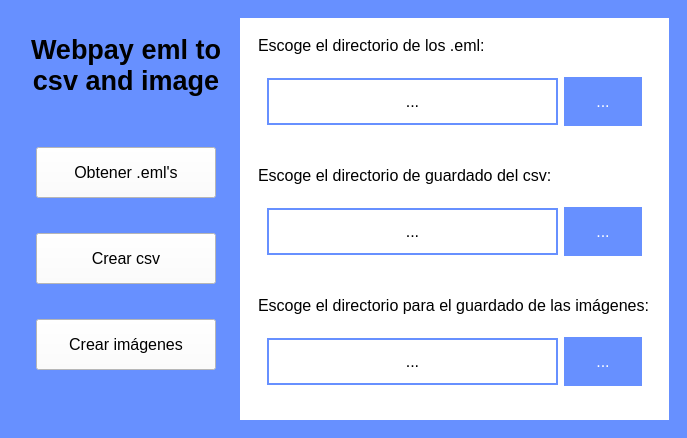
<?xml version="1.0" encoding="UTF-8"?>
<ui version="4.0">
 <class>MainWindow</class>
 <widget class="QMainWindow" name="MainWindow">
  <property name="geometry">
   <rect>
    <x>0</x>
    <y>0</y>
    <width>687</width>
    <height>438</height>
   </rect>
  </property>
  <property name="sizePolicy">
   <sizepolicy hsizetype="Minimum" vsizetype="Preferred">
    <horstretch>0</horstretch>
    <verstretch>0</verstretch>
   </sizepolicy>
  </property>
  <property name="windowTitle">
   <string>Webpay eml converter</string>
  </property>
  <property name="windowOpacity">
   <double>1.000000000000000</double>
  </property>
  <property name="styleSheet">
   <string notr="true">background-color: rgb(103, 144, 255);</string>
  </property>
  <widget class="QWidget" name="centralwidget">
   <layout class="QHBoxLayout" name="horizontalLayout_3">
    <item>
     <widget class="QWidget" name="widget_2" native="true">
      <property name="sizePolicy">
       <sizepolicy hsizetype="Preferred" vsizetype="Preferred">
        <horstretch>1</horstretch>
        <verstretch>1</verstretch>
       </sizepolicy>
      </property>
      <layout class="QHBoxLayout" name="horizontalLayout">
       <item>
        <widget class="QWidget" name="widget_izquierda" native="true">
         <property name="sizePolicy">
          <sizepolicy hsizetype="Preferred" vsizetype="Preferred">
           <horstretch>1</horstretch>
           <verstretch>0</verstretch>
          </sizepolicy>
         </property>
         <layout class="QVBoxLayout" name="verticalLayout">
          <item>
           <widget class="QLabel" name="titulo">
            <property name="sizePolicy">
             <sizepolicy hsizetype="Preferred" vsizetype="Preferred">
              <horstretch>0</horstretch>
              <verstretch>2</verstretch>
             </sizepolicy>
            </property>
            <property name="font">
             <font>
              <pointsize>20</pointsize>
              <weight>75</weight>
              <bold>true</bold>
             </font>
            </property>
            <property name="text">
             <string>Webpay eml to
csv and image</string>
            </property>
            <property name="alignment">
             <set>Qt::AlignCenter</set>
            </property>
           </widget>
          </item>
          <item>
           <widget class="QWidget" name="widget_4" native="true">
            <property name="sizePolicy">
             <sizepolicy hsizetype="Preferred" vsizetype="Preferred">
              <horstretch>0</horstretch>
              <verstretch>8</verstretch>
             </sizepolicy>
            </property>
            <layout class="QVBoxLayout" name="verticalLayout_2">
             <item>
              <widget class="QPushButton" name="boton_obtener_eml">
               <property name="styleSheet">
                <string notr="true">background-color: rgb(255, 255, 255);
  color: white;
  padding: 15px 32px;
  text-align: center;
  text-decoration: none;
  font-size: 16px;
 color: rgb(0, 0, 0);
</string>
               </property>
               <property name="text">
                <string>Obtener .eml's</string>
               </property>
              </widget>
             </item>
             <item>
              <widget class="QPushButton" name="boton_crear_csv">
               <property name="styleSheet">
                <string notr="true">background-color: rgb(255, 255, 255);
  color: white;
  padding: 15px 32px;
  text-align: center;
  text-decoration: none;
  font-size: 16px;
 color: rgb(0, 0, 0);
</string>
               </property>
               <property name="text">
                <string>Crear csv</string>
               </property>
              </widget>
             </item>
             <item>
              <widget class="QPushButton" name="boton_crear_img">
               <property name="styleSheet">
                <string notr="true">background-color: rgb(255, 255, 255);
  color: white;
  padding: 15px 32px;
  text-align: center;
  text-decoration: none;
  font-size: 16px;
 color: rgb(0, 0, 0);
</string>
               </property>
               <property name="text">
                <string>Crear imágenes</string>
               </property>
              </widget>
             </item>
            </layout>
           </widget>
          </item>
         </layout>
        </widget>
       </item>
       <item>
        <widget class="QWidget" name="widget_derecha" native="true">
         <property name="sizePolicy">
          <sizepolicy hsizetype="Preferred" vsizetype="Preferred">
           <horstretch>2</horstretch>
           <verstretch>0</verstretch>
          </sizepolicy>
         </property>
         <property name="styleSheet">
          <string notr="true">background-color: rgb(255, 255, 255);</string>
         </property>
         <layout class="QVBoxLayout" name="verticalLayout_3">
          <item>
           <widget class="QWidget" name="widget_eml" native="true">
            <layout class="QVBoxLayout" name="verticalLayout_5">
             <item>
              <widget class="QLabel" name="label_2">
               <property name="sizePolicy">
                <sizepolicy hsizetype="Preferred" vsizetype="Preferred">
                 <horstretch>0</horstretch>
                 <verstretch>3</verstretch>
                </sizepolicy>
               </property>
               <property name="styleSheet">
                <string notr="true">  font-size: 16px;</string>
               </property>
               <property name="text">
                <string>Escoge el directorio de los .eml:</string>
               </property>
              </widget>
             </item>
             <item>
              <widget class="QWidget" name="widget_6" native="true">
               <property name="sizePolicy">
                <sizepolicy hsizetype="Preferred" vsizetype="Preferred">
                 <horstretch>0</horstretch>
                 <verstretch>8</verstretch>
                </sizepolicy>
               </property>
               <layout class="QHBoxLayout" name="horizontalLayout_4">
                <item>
                 <widget class="QLabel" name="label_directorio_eml">
                  <property name="sizePolicy">
                   <sizepolicy hsizetype="Preferred" vsizetype="Preferred">
                    <horstretch>8</horstretch>
                    <verstretch>0</verstretch>
                   </sizepolicy>
                  </property>
                  <property name="maximumSize">
                   <size>
                    <width>16777215</width>
                    <height>66</height>
                   </size>
                  </property>
                  <property name="autoFillBackground">
                   <bool>false</bool>
                  </property>
                  <property name="styleSheet">
                   <string notr="true">width: 100%;
  padding: 12px 20px;
  margin: 8px 0;
border: 2px solid rgb(103, 144, 255);
  font-size: 16px;
</string>
                  </property>
                  <property name="text">
                   <string>...</string>
                  </property>
                  <property name="alignment">
                   <set>Qt::AlignCenter</set>
                  </property>
                 </widget>
                </item>
                <item>
                 <widget class="QPushButton" name="boton_directorio_eml">
                  <property name="sizePolicy">
                   <sizepolicy hsizetype="Minimum" vsizetype="Fixed">
                    <horstretch>1</horstretch>
                    <verstretch>0</verstretch>
                   </sizepolicy>
                  </property>
                  <property name="styleSheet">
                   <string notr="true">background-color: rgb(103, 144, 255);
  border: none;
  color: white;
  padding: 15px 32px;
  text-align: center;
  text-decoration: none;
  font-size: 16px;
</string>
                  </property>
                  <property name="text">
                   <string>...</string>
                  </property>
                 </widget>
                </item>
               </layout>
              </widget>
             </item>
            </layout>
           </widget>
          </item>
          <item>
           <widget class="QWidget" name="widget_csv" native="true">
            <layout class="QVBoxLayout" name="verticalLayout_6">
             <item>
              <widget class="QLabel" name="label_3">
               <property name="sizePolicy">
                <sizepolicy hsizetype="Preferred" vsizetype="Preferred">
                 <horstretch>0</horstretch>
                 <verstretch>3</verstretch>
                </sizepolicy>
               </property>
               <property name="styleSheet">
                <string notr="true">  font-size: 16px;</string>
               </property>
               <property name="text">
                <string>Escoge el directorio de guardado del csv:</string>
               </property>
              </widget>
             </item>
             <item>
              <widget class="QWidget" name="widget_10" native="true">
               <property name="sizePolicy">
                <sizepolicy hsizetype="Preferred" vsizetype="Preferred">
                 <horstretch>0</horstretch>
                 <verstretch>7</verstretch>
                </sizepolicy>
               </property>
               <layout class="QHBoxLayout" name="horizontalLayout_5">
                <item>
                 <widget class="QLabel" name="label_directorio_csv">
                  <property name="sizePolicy">
                   <sizepolicy hsizetype="Preferred" vsizetype="Preferred">
                    <horstretch>8</horstretch>
                    <verstretch>0</verstretch>
                   </sizepolicy>
                  </property>
                  <property name="maximumSize">
                   <size>
                    <width>16777215</width>
                    <height>66</height>
                   </size>
                  </property>
                  <property name="autoFillBackground">
                   <bool>false</bool>
                  </property>
                  <property name="styleSheet">
                   <string notr="true">width: 100%;
  padding: 12px 20px;
  margin: 8px 0;
border: 2px solid rgb(103, 144, 255);
  font-size: 16px;
</string>
                  </property>
                  <property name="text">
                   <string>...</string>
                  </property>
                  <property name="alignment">
                   <set>Qt::AlignCenter</set>
                  </property>
                 </widget>
                </item>
                <item>
                 <widget class="QPushButton" name="boton_directorio_csv">
                  <property name="sizePolicy">
                   <sizepolicy hsizetype="Minimum" vsizetype="Fixed">
                    <horstretch>1</horstretch>
                    <verstretch>0</verstretch>
                   </sizepolicy>
                  </property>
                  <property name="styleSheet">
                   <string notr="true">background-color: rgb(103, 144, 255);
  border: none;
  color: white;
  padding: 15px 32px;
  text-align: center;
  text-decoration: none;
  font-size: 16px;
</string>
                  </property>
                  <property name="text">
                   <string>...</string>
                  </property>
                 </widget>
                </item>
               </layout>
              </widget>
             </item>
            </layout>
           </widget>
          </item>
          <item>
           <widget class="QWidget" name="widget_img" native="true">
            <layout class="QVBoxLayout" name="verticalLayout_4">
             <item>
              <widget class="QLabel" name="label">
               <property name="sizePolicy">
                <sizepolicy hsizetype="Preferred" vsizetype="Preferred">
                 <horstretch>0</horstretch>
                 <verstretch>3</verstretch>
                </sizepolicy>
               </property>
               <property name="styleSheet">
                <string notr="true">  font-size: 16px;</string>
               </property>
               <property name="text">
                <string>Escoge el directorio para el guardado de las imágenes:</string>
               </property>
              </widget>
             </item>
             <item>
              <widget class="QWidget" name="widget_7" native="true">
               <property name="sizePolicy">
                <sizepolicy hsizetype="Preferred" vsizetype="Preferred">
                 <horstretch>0</horstretch>
                 <verstretch>7</verstretch>
                </sizepolicy>
               </property>
               <layout class="QHBoxLayout" name="horizontalLayout_2">
                <item>
                 <widget class="QLabel" name="label_directorio_img">
                  <property name="sizePolicy">
                   <sizepolicy hsizetype="Preferred" vsizetype="Preferred">
                    <horstretch>8</horstretch>
                    <verstretch>0</verstretch>
                   </sizepolicy>
                  </property>
                  <property name="maximumSize">
                   <size>
                    <width>16777215</width>
                    <height>66</height>
                   </size>
                  </property>
                  <property name="autoFillBackground">
                   <bool>false</bool>
                  </property>
                  <property name="styleSheet">
                   <string notr="true">width: 100%;
  padding: 12px 20px;
  margin: 8px 0;
border: 2px solid rgb(103, 144, 255);
  font-size: 16px;
</string>
                  </property>
                  <property name="text">
                   <string>...</string>
                  </property>
                  <property name="alignment">
                   <set>Qt::AlignCenter</set>
                  </property>
                 </widget>
                </item>
                <item>
                 <widget class="QPushButton" name="boton_directorio_img">
                  <property name="sizePolicy">
                   <sizepolicy hsizetype="Minimum" vsizetype="Fixed">
                    <horstretch>1</horstretch>
                    <verstretch>0</verstretch>
                   </sizepolicy>
                  </property>
                  <property name="styleSheet">
                   <string notr="true">background-color: rgb(103, 144, 255);
  border: none;
  color: white;
  padding: 15px 32px;
  text-align: center;
  text-decoration: none;
  font-size: 16px;
</string>
                  </property>
                  <property name="text">
                   <string>...</string>
                  </property>
                 </widget>
                </item>
               </layout>
              </widget>
             </item>
            </layout>
           </widget>
          </item>
         </layout>
        </widget>
       </item>
      </layout>
     </widget>
    </item>
   </layout>
  </widget>
 </widget>
 <resources/>
 <connections/>
</ui>
